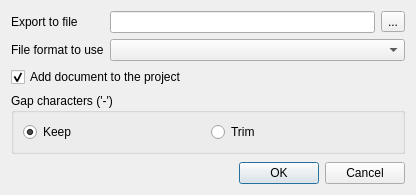
<?xml version="1.0" encoding="UTF-8"?>
<ui version="4.0">
 <class>U2::SaveSelectedSequenceFromMSADialog</class>
 <widget class="QDialog" name="U2::SaveSelectedSequenceFromMSADialog">
  <property name="geometry">
   <rect>
    <x>0</x>
    <y>0</y>
    <width>416</width>
    <height>195</height>
   </rect>
  </property>
  <property name="windowTitle">
   <string>Export Selected Sequence from Alignment</string>
  </property>
  <property name="modal">
   <bool>true</bool>
  </property>
  <layout class="QVBoxLayout" name="verticalLayout">
   <item>
    <layout class="QGridLayout" name="gridLayout">
     <item row="0" column="0">
      <widget class="QLabel" name="fileLabel">
       <property name="text">
        <string>Export to file</string>
       </property>
      </widget>
     </item>
     <item row="0" column="1">
      <widget class="QLineEdit" name="fileNameEdit"/>
     </item>
     <item row="0" column="2">
      <widget class="QToolButton" name="fileButton">
       <property name="text">
        <string>...</string>
       </property>
      </widget>
     </item>
     <item row="1" column="0">
      <widget class="QLabel" name="formatLabel">
       <property name="text">
        <string>File format to use</string>
       </property>
      </widget>
     </item>
     <item row="1" column="1" colspan="2">
      <widget class="QComboBox" name="formatCombo"/>
     </item>
    </layout>
   </item>
   <item>
    <widget class="QCheckBox" name="addToProjectBox">
     <property name="text">
      <string>Add document to the project</string>
     </property>
     <property name="checked">
      <bool>true</bool>
     </property>
    </widget>
   </item>
   <item>
    <widget class="QGroupBox" name="gapGroup">
     <property name="title">
      <string>Gap characters ('-')</string>
     </property>
     <layout class="QHBoxLayout" name="horizontalLayout_3">
      <item>
       <widget class="QRadioButton" name="keepGapsRB">
        <property name="text">
         <string>Keep</string>
        </property>
        <property name="checked">
         <bool>true</bool>
        </property>
       </widget>
      </item>
      <item>
       <widget class="QRadioButton" name="trimGapsRB">
        <property name="text">
         <string>Trim</string>
        </property>
       </widget>
      </item>
     </layout>
    </widget>
   </item>
   <item>
    <spacer name="verticalSpacer">
     <property name="orientation">
      <enum>Qt::Vertical</enum>
     </property>
     <property name="sizeHint" stdset="0">
      <size>
       <width>20</width>
       <height>0</height>
      </size>
     </property>
    </spacer>
   </item>
   <item>
    <widget class="QDialogButtonBox" name="buttonBox">
     <property name="standardButtons">
      <set>QDialogButtonBox::Cancel|QDialogButtonBox::Ok</set>
     </property>
    </widget>
   </item>
  </layout>
 </widget>
 <resources/>
 <connections>
  <connection>
   <sender>buttonBox</sender>
   <signal>accepted()</signal>
   <receiver>U2::SaveSelectedSequenceFromMSADialog</receiver>
   <slot>accept()</slot>
   <hints>
    <hint type="sourcelabel">
     <x>207</x>
     <y>174</y>
    </hint>
    <hint type="destinationlabel">
     <x>207</x>
     <y>97</y>
    </hint>
   </hints>
  </connection>
  <connection>
   <sender>buttonBox</sender>
   <signal>rejected()</signal>
   <receiver>U2::SaveSelectedSequenceFromMSADialog</receiver>
   <slot>reject()</slot>
   <hints>
    <hint type="sourcelabel">
     <x>207</x>
     <y>174</y>
    </hint>
    <hint type="destinationlabel">
     <x>207</x>
     <y>97</y>
    </hint>
   </hints>
  </connection>
 </connections>
</ui>
